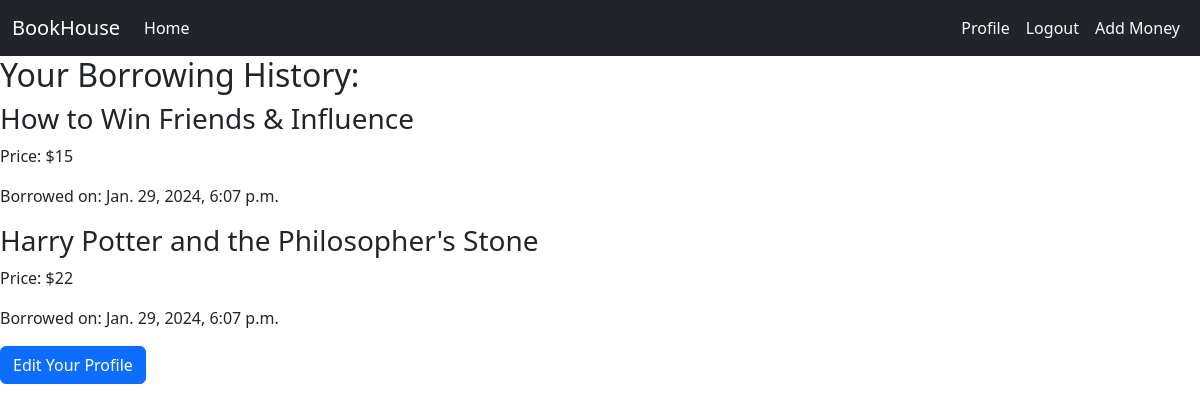
/books/details/borrowing_history/ (signed in), run on the app's committed database.
### books/models.py (models this page shows, shortened)
class Book(models.Model):
    title = models.CharField(max_length=100)
    description = models.TextField()
    borrowing_price = models.IntegerField()
    category = models.ForeignKey(Category, on_delete=models.CASCADE)
    image = models.ImageField(upload_to='uploads/', blank=True, null=True)
    borrowed_by = models.ForeignKey(UserAccount,on_delete=models.CASCADE, blank=True, null=True)
    timestamp = models.DateTimeField(auto_now_add = True, blank=True, null=True)

### books/views.py (the view)
# urls.py: path('details/borrowing_history/', views.borrowing_history, name='borrowing_history'),
@login_required
def borrowing_history(request):
    user_account = request.user.account
    borrowing_history = models.Book.objects.filter(borrowed_by=user_account).order_by('-timestamp')
    context = {
        'borrowing_history': borrowing_history,
    }
    return render(request, 'borrowing_history.html', context)

### books/templates/borrowing_history.html
{% extends 'base.html' %}
{% block content %}
  <h2>Your Borrowing History: </h2>
  {% for book in borrowing_history %}
    <div>
      <h3>{{ book.title }}</h3>
      <p>Price: ${{ book.borrowing_price }}</p>
      <p>Borrowed on: {{ book.timestamp }}</p>
    </div>
  {% endfor %}
  <div>
    <a class="btn btn-primary" href="{% url 'edit_profile' %}">Edit Your Profile</a>
  </div>
{% endblock %}

### data on the page
Book: title "How to Win Friends & Influence", borrowing_price "15", timestamp "Jan. 29, 2024, 6:07 p.m."
Book: title "Harry Potter and the Philosopher's Stone", borrowing_price "22", timestamp "Jan. 29, 2024, 6:07 p.m."
